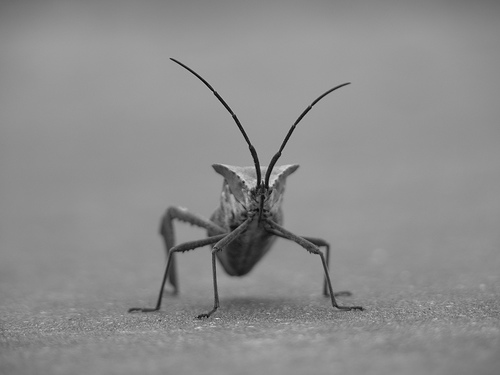
#> input picture Examples -Students/Module12-Numpy/stinkbug.png, 500 x 375 px
$ python imageNumpy.py
#> lines starting #> are read from the running program, lines starting #| are printed output that depends on the picture
import matplotlib.pyplot as plt
import matplotlib.image as mpimg
import numpy as np
from PIL import Image
from numpy import array


img = Image.open('stinkbug.png')
#> img is the input picture: PIL image 500x375 RGB; min 0, max 217, mean 140.5
width, height = img.size
#> width = 500; height = 375
print(width, height)
#| 500 375
#get a numpy array from an image use
arr = array(img)
print(arr)
#> (printed output is left out)

arr1= arr[100:300, 200:400]
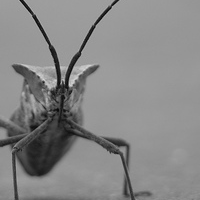
#> arr1: shape (200, 200, 3); min 2, max 216, mean 135
#get an image from a numpy array, use
img = Image.fromarray(arr1)
img.save("output.png")

#for display only
img = mpimg.imread('stinkbug.png')
#> img: shape (375, 500, 3) float32; min 0, max 0.851, mean 0.551
imgplot = plt.imshow(img)
plt.show()
